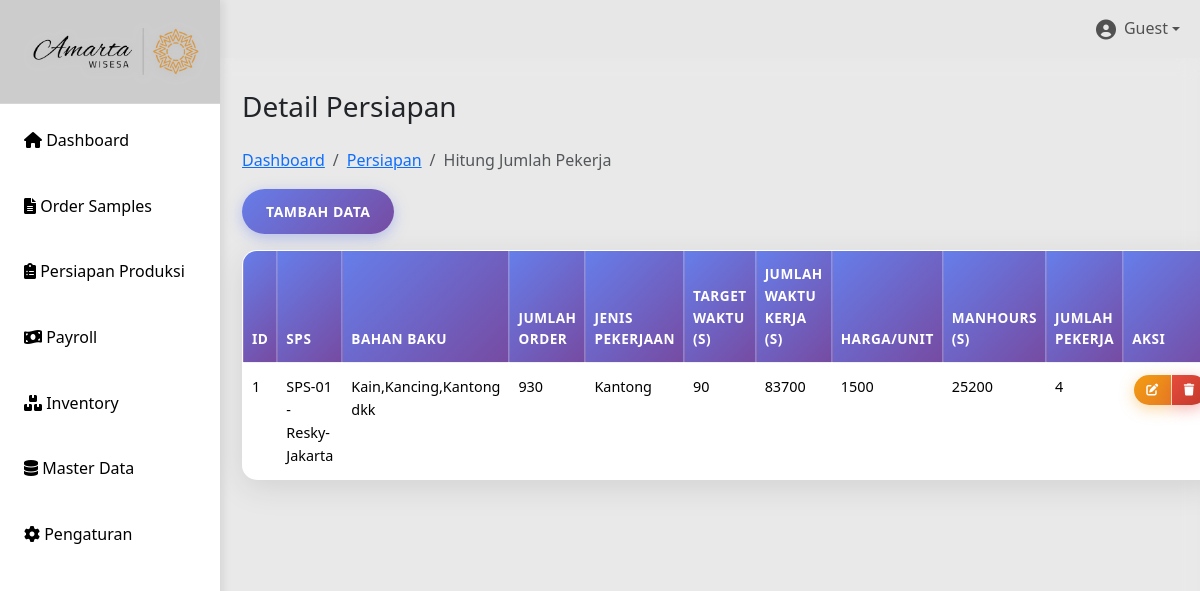
Before: /jumlah_pekerja.php with the older database file.
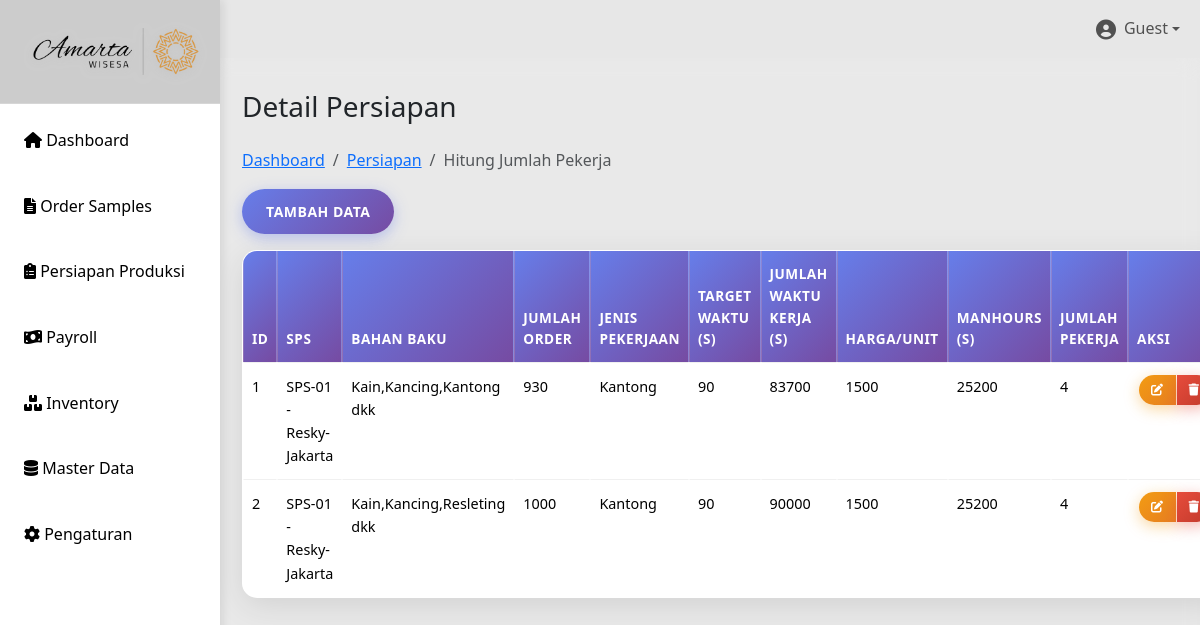
After: the same page with the newer database file.
### tables this page shows
CREATE TABLE `jumlah_pekerja` (
  `id` int(11) UNSIGNED NOT NULL,
  `id_sps` int(11) UNSIGNED DEFAULT NULL,
  `bahan_baku` varchar(500) NOT NULL,
  `jumlah_order` int(11) NOT NULL,
  `jenis_pekerjaan` varchar(50) NOT NULL,
  `target_waktu` int(11) NOT NULL,
  `jumlah_waktu_kerja` int(15) NOT NULL,
  `harga_perunit` int(11) NOT NULL,
  `man_hours` int(11) NOT NULL,
  `jumlah_pekerja` int(11) NOT NULL,
  `updated_at` datetime NOT NULL DEFAULT current_timestamp() ON UPDATE current_timestamp(),
  `created_at` datetime NOT NULL DEFAULT current_timestamp()
);

CREATE TABLE `sps` (
  `id` int(10) UNSIGNED NOT NULL,
  `tanggal` date DEFAULT NULL,
  `sp_no` varchar(50) NOT NULL,
  `sps_no` varchar(20) DEFAULT NULL,
  `customer` varchar(100) DEFAULT NULL,
  `item` varchar(100) DEFAULT NULL,
  `artikel` varchar(100) DEFAULT NULL,
  `gender` enum('men','women','unisex') NOT NULL DEFAULT 'men',
  `age` enum('baby','toddler','kids','teen','adult') NOT NULL DEFAULT 'adult',
  `qty` int(11) DEFAULT NULL,
  `size` varchar(20) DEFAULT NULL,
  `sample_product` varchar(255) DEFAULT NULL,
  `design` varchar(255) DEFAULT NULL,
  `st_chart` varchar(255) DEFAULT NULL,
  `material_sm` varchar(255) DEFAULT NULL,
  `pola_sample` varchar(255) DEFAULT NULL,
  `buat_sample` varchar(255) DEFAULT NULL,
  `kirim` date DEFAULT NULL,
  `approval` varchar(100) DEFAULT NULL,
  `sp_srx` varchar(100) DEFAULT NULL
);

### jumlah_pekerja.php (the view, shortened to what this page needs)
<?php
include 'config/db.php';
include 'includes/header.php';
$sql = "SELECT jp.*, s.sps_no, s.customer
        FROM jumlah_pekerja jp
        LEFT JOIN sps s ON jp.id_sps = s.id";
$result = $conn->query($sql);
?>
<div class="main-content">
     <div>
        <h1 class="h3 mb-4">Detail Persiapan</h1>
        <nav aria-label="breadcrumb">
            <ol class="breadcrumb">
                <li class="breadcrumb-item"><a href="index.php">Dashboard</a></li>
                <li class="breadcrumb-item"><a href="persiapan.php">Persiapan</a></li>
                <li class="breadcrumb-item active">Hitung Jumlah Pekerja</li>
            </ol>
        </nav>
    </div>
    <button class="btn btn-primary mb-3" data-bs-toggle="modal" data-bs-target="#addModal">Tambah Data</button>
    <table class="table table-bordered">
        <thead>
            <tr>
                <th>ID</th>
                <th>SPS</th>
                <th>Bahan Baku</th>
                <th>Jumlah Order</th>
                <th>Jenis Pekerjaan</th>
                <th>Target Waktu (s)</th>
                <th>Jumlah Waktu Kerja (s)</th>
                <th>Harga/Unit</th>
                <th>ManHours (s)</th>
                <th>Jumlah Pekerja</th>
                <th>Aksi</th>
            </tr>
        </thead>
        <tbody>
        <?php $no=1; while ($row = $result->fetch_assoc()) { ?>
            <tr>
                <td><?= $no++ ?></td>
                <td><?= $row['sps_no'] ?> - <?= $row['customer'] ?></td>
                <td><?= $row['bahan_baku'] ?></td>
                <td><?= $row['jumlah_order'] ?></td>
                <td><?= $row['jenis_pekerjaan'] ?></td>
                <td><?= $row['target_waktu'] ?></td>
                <td><?= $row['jumlah_waktu_kerja'] ?></td>
                <td><?= $row['harga_perunit'] ?></td>
                <td><?= $row['man_hours'] ?></td>
                <td><?= $row['jumlah_pekerja'] ?></td>
                <td>
                    <div class="btn-group btn-group-sm" role="group">
                      <button class="btn btn-sm btn-warning" data-bs-toggle="modal" data-bs-target="#editModal<?= $row['id'] ?>"><i class="fas fa-edit"></i></button>
                      <a href="?delete=<?= $row['id'] ?>" class="btn btn-sm btn-danger" onclick="return confirm('Hapus data ini?')"><i class="fas fa-trash"></i></a>
                    </div>
                </td>
            </tr>
        <?php } ?>
        </tbody>
    </table>
</div>
<?php include 'includes/footer.php'; ?>

Changed rows visible on the page:
added jumlah_pekerja: id_sps.sps_no "SPS-01", id_sps.customer "Resky-Jakarta", bahan_baku "Kain,Kancing,Resleting dkk", jumlah_order "1000", jenis_pekerjaan "Kantong", target_waktu "90", jumlah_waktu_kerja "90000", harga_perunit "1500", man_hours "25200", jumlah_pekerja "4"
